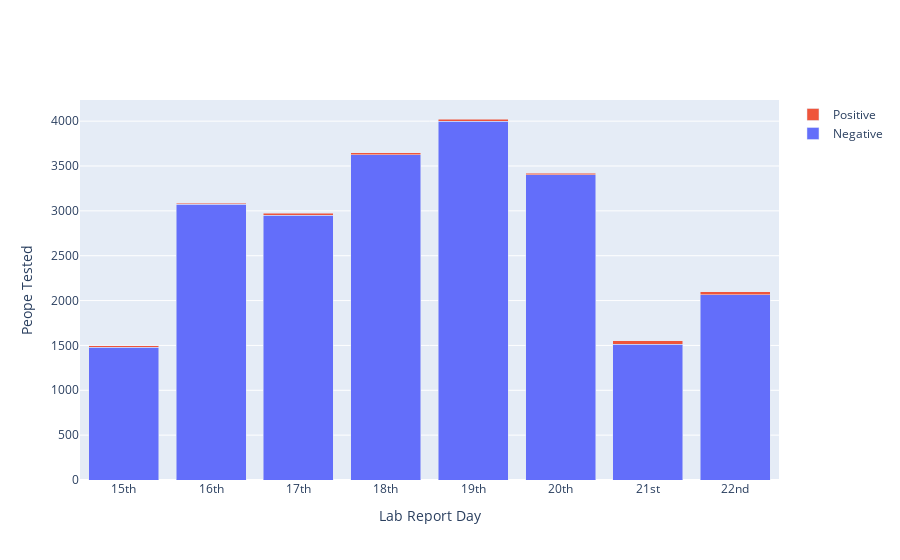

This figure's notebook cell:
### Code cell
fig = go.Figure(data=[
    go.Bar(name='Negative', x=dates[2:], y=negative[2:]),
    go.Bar(name='Positive', x=dates[2:], y=positive[2:])
])
# Change the bar mode
fig.update_layout(barmode='stack')
fig.update_layout(
                   xaxis_title='Lab Report Day',
                   yaxis_title='Peope Tested')
fig.show()
with open('../plotly/tested.json', 'w') as f:
    f.write(fig.to_json())

### Figure 1 — Plotly figure (JSON) as saved in the notebook; plotly's stock layout.template omitted (floating-point values rounded to 4 significant figures)
{"data": [{"name": "Negative", "type": "bar", "x": ["15th", "16th", "17th", "18th", "19th", "20th", "21st", "22nd"], "y": [1480, 3073, 2949, 3627, 3997, 3400, 1512, 2063]}, {"name": "Positive", "type": "bar", "x": ["15th", "16th", "17th", "18th", "19th", "20th", "21st", "22nd"], "y": [15, 12, 23, 20, 27, 18, 42, 38]}], "layout": {"barmode": "stack", "xaxis": {"title": {"text": "Lab Report Day"}}, "yaxis": {"title": {"text": "Peope Tested"}}}}
